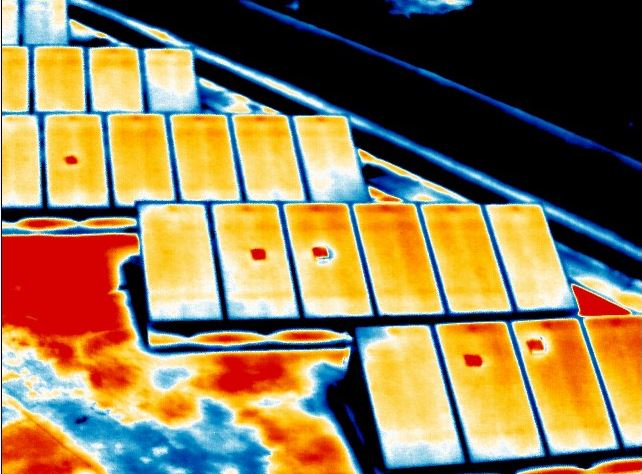
#> input picture HW Med/影像辨識image/熱影像/5.JPG, 642 x 474 px, found by its file name
$ python opencv_heat01.py
#> lines starting #> are read from the running program, lines starting #| are printed output that depends on the picture; after the words box and inside, x2 and y2 are one past the last pixel; in counts of white or black regions, pixels touching at a corner belong together
import cv2
import numpy as np


path = "./temp/5.JPG"
ori = cv2.imread(path)
#> ori is the input picture: shape (474, 642, 3); mean B, G, R 84, 121.6, 141.5
ori_draw = ori.copy()

blur = cv2.GaussianBlur(ori, (5, 5), 0)
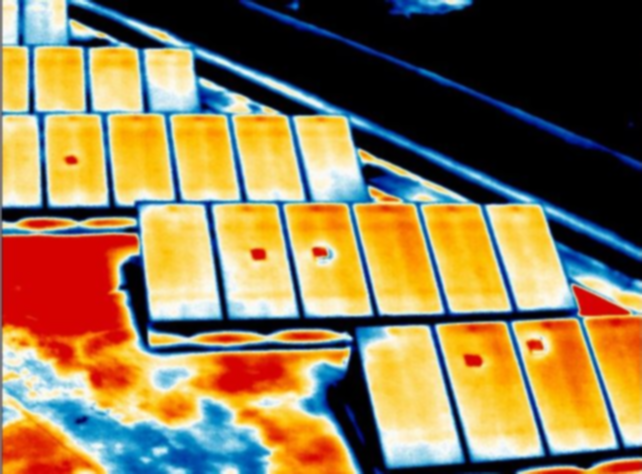
#> blur: shape (474, 642, 3); mean B, G, R 83.9, 121.5, 141.4
hsv = cv2.cvtColor(blur, cv2.COLOR_BGR2HSV)
#> hsv: shape (474, 642, 3); mean H, S, V 48, 149.5, 165.6
cv2.imshow("hsv", hsv)
# cv2.imwrite("./temp/5_hsv.jpg", hsv)

minR = np.array([0, 100, 100])
maxR = np.array([10, 255, 255])
mask_R = cv2.inRange(hsv, minR, maxR)
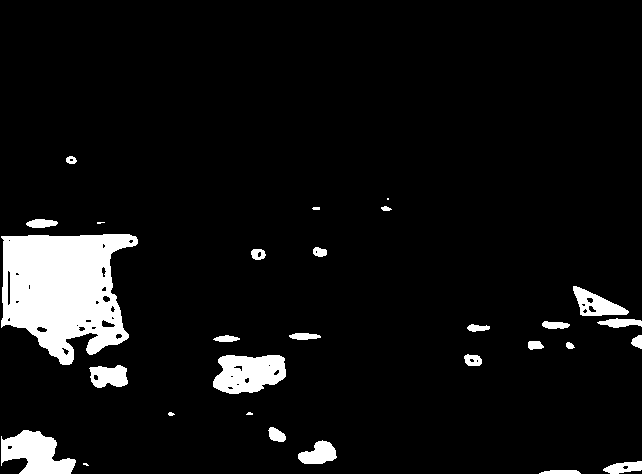
#> mask_R: shape (474, 642); 7% white; 29 white regions (4 under 20 px)
# cv2.imwrite("./temp/5_morph_mask_R.jpg", mask_R)
cv2.imshow("mask_R", mask_R)

contour, hierarchy = cv2.findContours(mask_R.copy(), cv2.RETR_EXTERNAL, cv2.CHAIN_APPROX_SIMPLE)
#> contour = 29 contours, 6 with area under 20; largest, box (x1, y1, x2, y2) and area: (1, 234, 138, 365) 12314, (213, 355, 286, 394) 2148, (1, 430, 76, 474) 1940, (573, 286, 629, 316) 828, (89, 365, 128, 388) 640

# 用形狀比對
l = len(contour)
#> l = 29
similar_counts = np.zeros(l)
#> similar_counts = 29 values from 0 to 0
for index in range(l):
    count = 0
    current = contour[index]
    for i in range(l):
        sim = cv2.matchShapes(current, contour[i], 1, 0.0)
        print(index, ":", sim)
        if sim <= 0.2:
            count += 1
    similar_counts[index] = count - 1
#> this loop made 29 passes
#> current on pass 28: [[387, 198], [387, 199], [388, 199], [388, 198]]
#> after the loop, similar_counts = 29 values, max 12 at index 27, min 0 at index 0, mean 3.59
print(similar_counts)
compare_contour = list()
for i in range(len(similar_counts)):
    if similar_counts[i] in range(4, 10) and 160 > cv2.contourArea(contour[i]) > 55:
        compare_contour.append(contour[i])
#> this loop made 29 passes
#> after the loop, compare_contour = 5 contours; box (x1, y1, x2, y2) and area: (464, 354, 482, 366) 151, (251, 249, 266, 260) 116, (528, 341, 544, 350) 94, (313, 247, 327, 257) 91, (66, 156, 77, 164) 56

draw = cv2.drawContours(ori_draw, compare_contour, -1, (255, 255, 0), 2)
cv2.imshow("draw", draw)

cv2.waitKey(0)
cv2.destroyAllWindows()

$ run again, with HW Med/影像辨識image/熱影像/15.JPG copied over HW Med/影像辨識image/熱影像/5.JPG
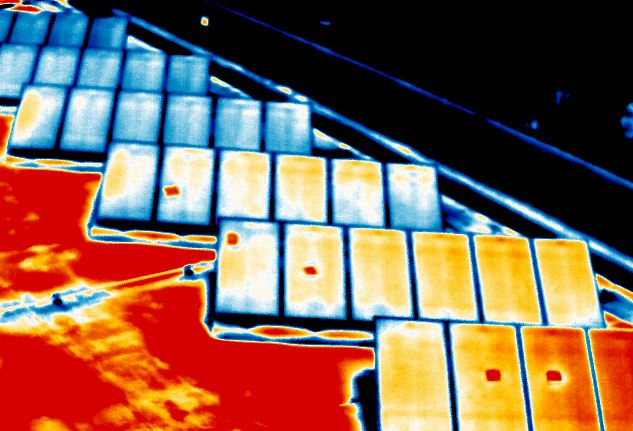
#> input picture HW Med/影像辨識image/熱影像/15.JPG, 633 x 431 px, found by its file name
#> ori is the input picture: shape (431, 633, 3); mean B, G, R 83.8, 99, 129.1
#> `blur = cv2.GaussianBlur(ori, (5, 5), 0)`:
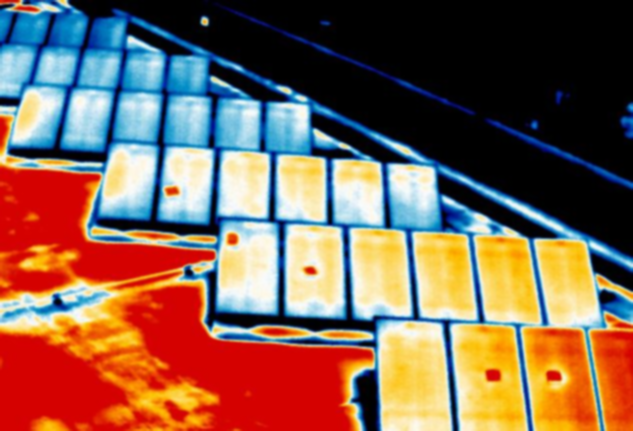
#> blur: shape (431, 633, 3); mean B, G, R 83.8, 99, 129.1
#> hsv: shape (431, 633, 3); mean H, S, V 47.1, 150.1, 158.1
#> `mask_R = cv2.inRange(hsv, minR, maxR)`:
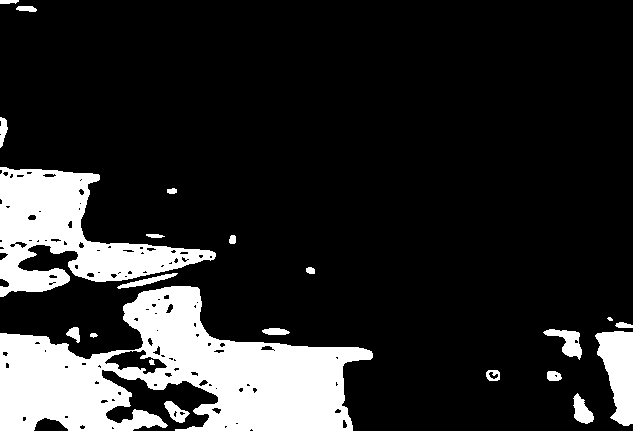
#> mask_R: shape (431, 633); 17% white; 22 white regions (1 under 20 px)
#> contour = 21 contours, 2 with area under 20; largest, box (x1, y1, x2, y2) and area: (0, 286, 373, 431) 29720, (0, 167, 216, 297) 12198, (595, 331, 633, 426) 2274, (543, 329, 582, 360) 488, (573, 393, 594, 424) 340
#> l = 21
#> after the loop `for index in range(l):`: similar_counts = 21 values, max 4 at index 2, min 0 at index 5, mean 1.14
#> the loop `for i in range(len(similar_counts)):` made 21 passes
#> after the loop `for i in range(len(similar_counts)):`: compare_contour = 1 contour; box (x1, y1, x2, y2) and area: (547, 371, 562, 381) 108

$ run again, with HW Med/影像辨識image/熱影像/T00089IR.JPG copied over HW Med/影像辨識image/熱影像/5.JPG
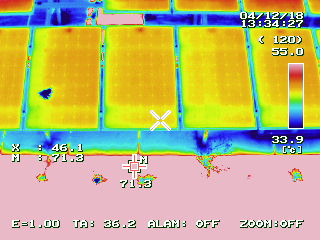
#> input picture HW Med/影像辨識image/熱影像/T00089IR.JPG, 320 x 240 px, found by its file name
#> ori is the input picture: shape (240, 320, 3); mean B, G, R 121.2, 182.2, 189.7
#> `blur = cv2.GaussianBlur(ori, (5, 5), 0)`:
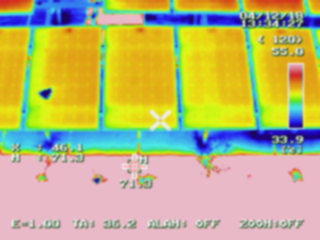
#> blur: shape (240, 320, 3); mean B, G, R 121.2, 182.2, 189.7
#> hsv: shape (240, 320, 3); mean H, S, V 86.9, 149.8, 223.5
#> `mask_R = cv2.inRange(hsv, minR, maxR)`:
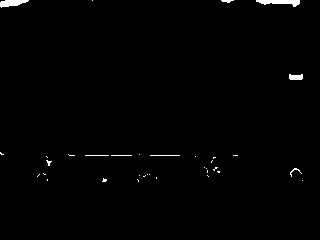
#> mask_R: shape (240, 320); 0.82% white; 35 white regions (27 under 20 px)
#> contour = 35 contours, 32 with area under 20; largest, box (x1, y1, x2, y2) and area: (256, 0, 300, 7) 136, (0, 0, 29, 8) 116, (289, 74, 303, 80) 54
#> l = 35
#> the loop `for index in range(l):` made 35 passes
#> current on passes 1, 2, 3, 5, 6, 7, 8, 9: [[302, 180]], [[137, 179], [138, 180], [138, 181], [138, 180]], [[47, 179], [47, 180]], [[156, 177], [156, 178]], [[207, 175], [208, 176]], [[145, 175], [144, 176], [143, 176], [144, 176]], [[139, 175]], [[149, 174]]
#> after the loop `for index in range(l):`: similar_counts = 35 values, max 23 at index 0, min 0 at index 3, mean 15.83
#> the loop `for i in range(len(similar_counts)):` made 35 passes
#> after the loop `for i in range(len(similar_counts)):`: compare_contour = []
